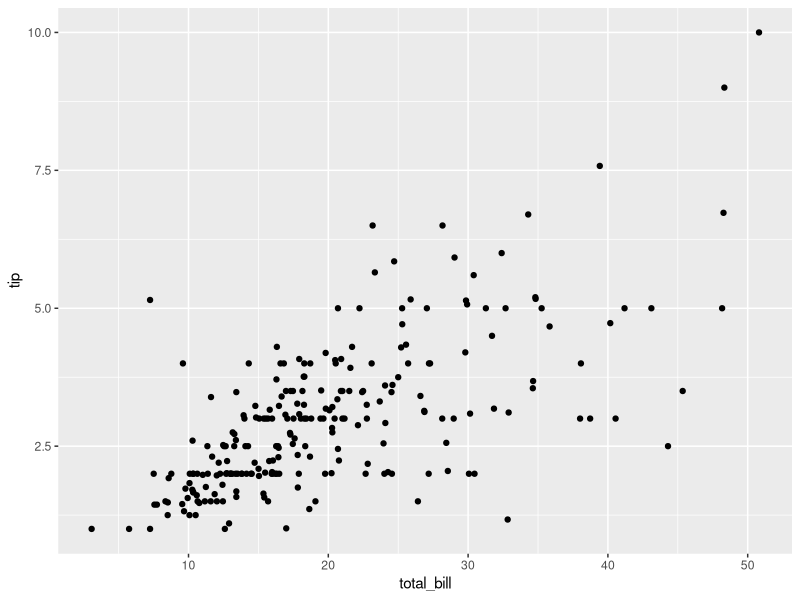
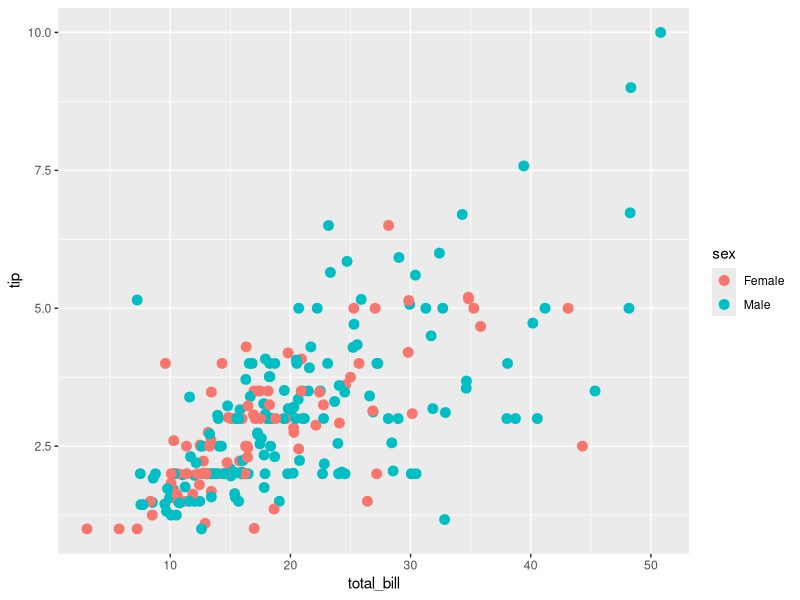
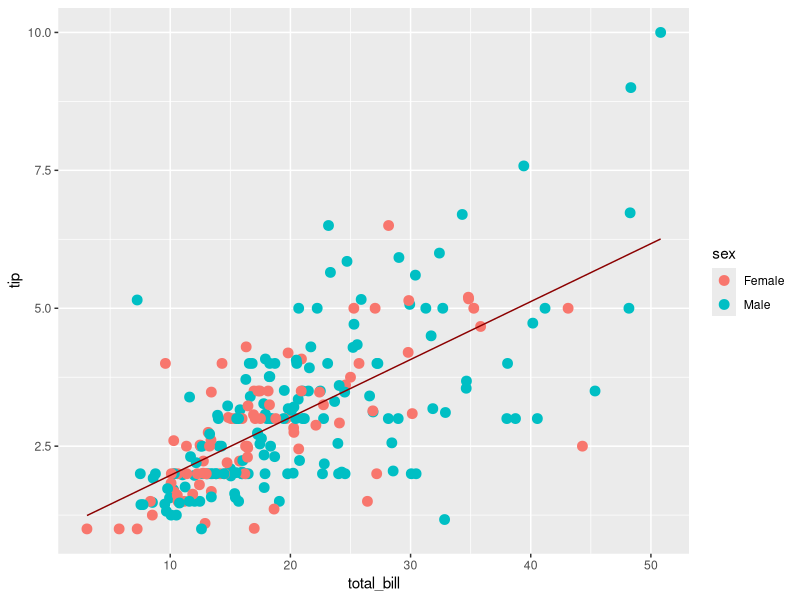

These charts were generated, in order, by the following R code: (Note: this script raises an error after producing the figures.)
getwd()

install.packages("ggplot2")
library(ggplot2)
#plotando o gráfico básico com qplot
data(tips, package= "reshape2")
qplot(total_bill, tip, data=tips, geom="point")

#camada1

camada1 = geom_point(
  mapping = aes(x = total_bill, y= tip, color = sex),
  data =  tips, 
  size=3 )

ggplot() + camada1


?aes #ajuda
??aes #mais exemplos

help.search("aes")

#construindo modelo de regressão
modelo_base = lm(tip ~ total_bill, data = tips)
modelo_fit = data.frame(
  total_bill = tips$total_bill,
  predict(modelo_base, interval =  "confidence"))

head(modelo_fit)

#camada 2
camada2 = geom_line(
  mapping = aes(x = total_bill, y=fit),
                    data= modelo_fit,color = "darkred")          #REGRESSÃO POSITIVA
ggplot()+ camada1 + camada2



#camada3 

camada3 = geom_ribbon(
  mapping ~ aes(x ~ total_bill, ymin ~ lwr, ymax ~ upr), data = modelo_fit, 
  alpha = 0.3)

ggplot() + camada1 + camada2 + camada3
  
#versão otimizada

myplot = ggplot(tips, aes(x = total_bill, y= tip))+ geom_point(aes(color= sex)) + geom_smooth(method =  'lm' )
class(myplot)
print(myplot)


# scatterplot
#Dados
data = data.frame(cond = rep(c("Obs 1", "Obs 2"),
each= 10), var1 = 1:100 + rnorm(100, sd=9),
var2= 1:100 + rnorm(100, sd=16 ))

ggplot(data, aes(x = var1, y = var2))+ geom_point(shape = 1 )+
  geom_smooth(method= lm, color="red", se= F)

#barplot
data = data.frame(
grupo = c(grupo = c("A","B","C","D"), 
valor = c(33,62,56,67),
valor = c(33,62,56,67), num_obs = c(100,500,459,342)))
data = cumsum(data$num_obs) + 30 * c(0:(nrow(data)-1))


#massa de dados

data = data.frame(grupo = c("A","B","C","D"),
                  valor = c(33,62,56,67), num_obs = c(100, 500,459,342))

data$right = cumsum(data$num_obs)* 30 * c(0:(nrow(data)-1))
data$left = data$right - data$num_obs

#plot

ggplot(data, aes(ymin=0)) + geom_rect(aes(xmin = left, xmax = right, ymax= valor, colour= grupo, fill= grupo) ) + xlab("Número de observações")+ ylab("valor")

#usando  mtcars
head(mtcars)
#variavel continua à cor dos pontos
ggplot(data = mtcars, aes(x = disp, y = mpg)) + geom_point()

#mapear os tamanhos dos pontos à variável de interesse
#A legenda é inserida automaticamente
ggplot(mtcars, aes(x = disp, y = mpg, colour= cyl)) + geom_point()

#os geoms definem qual forma geometrica será utilizada para a visualização dos dados no gráficos
ggplot(mtcars,aes(x = as.factor(cyl), y = mpg)) + geom_boxplot()

#Histograma
ggplot(mtcars, aes(x = mpg), binwidth = 30)+ geom_histogram()


#gráfico de barras

ggplot(mtcars, aes(x = as.factor(cyl))) + geom_bar()


#Personalizando  os gráficos

ggplot(mtcars, aes(x = factor(cyl),y = mpg, colour = as.factor(cyl)))+geom_boxplot()

ggplot(mtcars, aes(x = as.factor(cyl), y=mpg))+ geom_boxplot(color = "blue", fill= "seagreen" )

#Podemos alterar os eixos

ggplot(mtcars, aes(x = mpg))+ geom_histogram()+ xlab("Milhas de galão")+ ylab("Frequencia")

#Legendas
ggplot(mtcars, aes(x = as.factor(cyl), fill= as.factor(cyl))) + geom_bar() +labs(fill= "cyl")

#trocando a posição da legenda
ggplot(mtcars, aes(x = as.factor(cyl), fill = as.factor(cyl ))) + geom_bar() + labs(fill= "cyl" ) + theme(legend.position =  "top" )

#sem legenda

ggplot(mtcars, aes(x = as.factor(cyl), fill= as.factor(cyl))) + geom_bar() + guides(fill= F)

#fACETS
ggplot(mtcars, aes(x = mpg, y = disp, colour=as.factor(cyl ))) + geom_point()+ facet_grid(~am, )

#plot diferentes juntos
install.packages("gridExtra")
library(gridExtra)

#Dataset diamonds
library(ggplot2)
data("diamonds")

# HistogramA plot1
plot1<- qplot(price, data = diamonds, binwidth= 1000)
plot1

#Scatterplot como plot2

plot2 = qplot(carat, price, data =  diamonds , binwidth=1000)
plot2

#COMBINA 2 PLOTS NA MESMA AREA
grid.arrange(plot1,plot2, ncol=1)

#grafico de densidade

boxplot(data = diamonds, aes(x = price, group = cut, fill= cut))+ geom_density(adjust = 1.5 )
  

ggplot(data = diamonds, aes(x = price, group=cut, fill=cut)) + geom_density(adjust= 1.5)    


ggplot(data =  diamonds, aes(x = price, group=cut, fill=cut))+ geom_density(adjust= 1.5, alpha= 0.2 )
ggplot(data =  diamonds, aes(x = price, group=cut, fill=cut))+ geom_density(adjust= 1.5, position = "fill" )


#parou em 0.35
                                                                          
ggplot(mtcars, aes(x = as.factor(cyl), y = mpg))+ geom_boxplot(color="blue", fill="seagreen4"  )  

#Trocando a posição dA legenda
ggplot(mtcars, aes(x = as.factor(cyl), fill= as.factor(cyl ))) + geom_bar()+ labs(fill= "cyl" ) + geom_bar() + theme(legend.position =  "top")


#sem legenda

#fACETS
ggplot(mtcars,aes(x = mpg, y = disp, colour= as.factor(cyl)))+ geom_point()+facet_grid(am~.)
ggplot(mtcars,aes(x = mpg, y = disp, colour= as.factor(cyl)))+ geom_point()+facet_grid(.~am)

 
